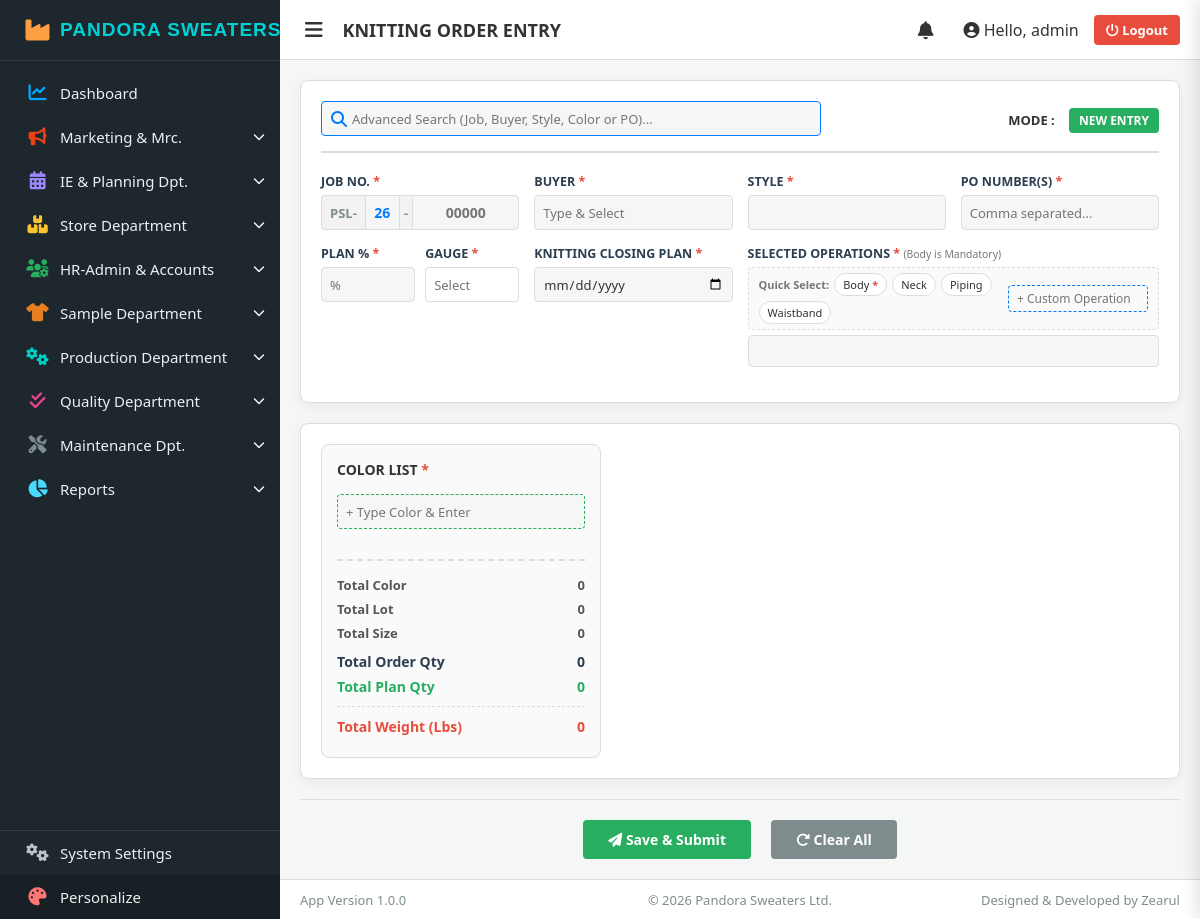
The app's page /production/knitting/order-entry/ (signed in), older data.
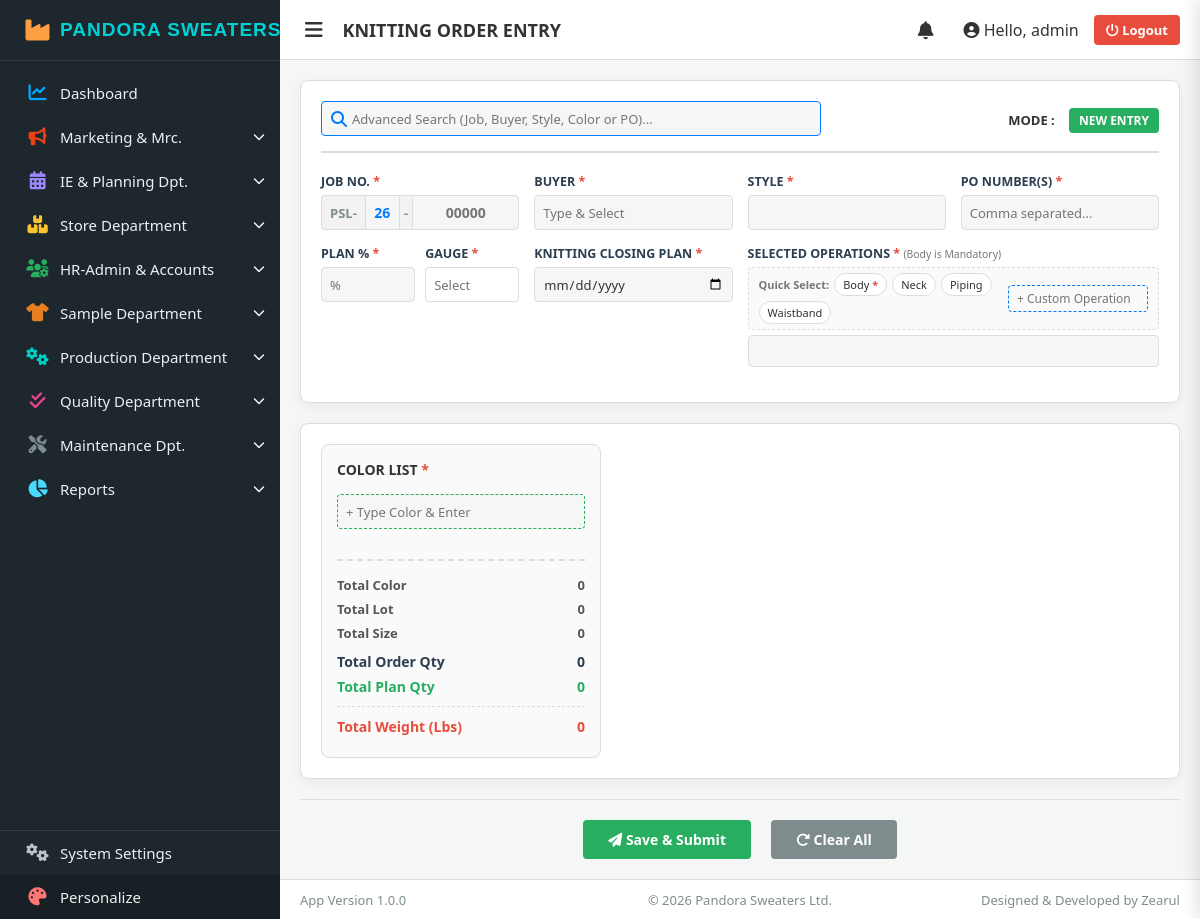
The same page, newer data.
### core/models.py (models this page shows, shortened)
class AppSetting(models.Model):
    key = models.CharField(max_length=100, unique=True)
    value = models.TextField(blank=True, null=True)
    description = models.CharField(max_length=255, blank=True, null=True)

### core/views/production/knitting_order_entry.py (the view)
# urls.py: path('production/knitting/order-entry/', knitting_order_entry_view, name='knitting_order_entry'),
@login_required(login_url='login')
def knitting_order_entry_view(request):
    size_settings = AppSetting.objects.filter(key__istartswith='Size_temp_')
    size_templates = {s.key: [sz.strip() for sz in s.value.split(',')] for s in size_settings}
    buyers = list(Buyer.objects.filter(is_active=True).values_list('buyer_name', flat=True))
    op_setting = AppSetting.objects.filter(key='quick_operations').first()
    quick_ops = [op.strip() for op in op_setting.value.split(',')] if op_setting else ['Body', 'Neck', 'Piping', 'Waistband']
    gauge_setting = AppSetting.objects.filter(key='machine_gauges').first()
    gauges = [g.strip() for g in gauge_setting.value.split(',')] if gauge_setting else ['3G', '5G', '7G', '12G', '14G']
    prefix_obj = AppSetting.objects.filter(key='job_prefix').first()
    job_prefix = prefix_obj.value.strip() if prefix_obj else 'PSL'
    current_year = datetime.date.today().strftime('%y')
    last_order = KnittingOrder.objects.filter(job_no__startswith=f"{job_prefix}-{current_year}-").order_by('-id').first()
    new_seq = int(last_order.job_no.split('-')[-1]) + 1 if last_order else 1
    new_job_sequence = f"{new_seq:05d}"
    context = {
        'size_templates_json': json.dumps(size_templates), 'buyers_json': json.dumps(buyers),
        'gauges_json': json.dumps(gauges), 'quick_ops': quick_ops,
        'job_prefix': job_prefix, 'current_year': current_year, 'new_job_sequence': new_job_sequence,
    }
    return render(request, 'knitting_order_entry.html', context)

### core/context_processors.py (called while the page is built)
def global_settings(request):
    settings = AppSetting.objects.all()
    context = {s.key: s.value for s in settings}
    defaults = {
        'factory_name': 'Smart Factory System',
        'app_version': 'Version 1.0.0',
        'copyright_text': '© 2026 Your Company',
        'developer_credit': 'Designed & Developed by Zearul'
    }
    for k, v in defaults.items():
        if k not in context:
            context[k] = v
    return context

### templates/knitting_order_entry.html (shortened to what the changed rows need)
{% extends 'base.html' %}
{% block content %}
<div id="order-master">
    <div class="entry-card">
        <div class="grid-row">
            <div class="form-group">
                <div class="job-group">
                    <span class="job-prefix" style="border-radius: 4px 0 0 4px; border-right: none;">{{ job_prefix }}-</span>
                    <input type="text" id="job_year" class="job-input fast-nav" value="{{ current_year }}" maxlength="2" style="width: 35px; flex-shrink: 0;">
                    <span class="job-prefix" style="border-left: none; border-right: none; padding: 0 4px;">-</span>
                    <input type="text" id="job_sequence" class="job-input fast-nav" placeholder="00000" maxlength="5" style="border-radius: 0 4px 4px 0;" onblur="padJobSeq(this)" autofocus>
                </div>
            </div>
        </div>
    </div>
</div>
{% endblock %}

Row changes from the older to the newer data that the page shows:
added AppSetting: value "PSL"
Text that changed along with them:
{{ job_prefix }}: "PSL" → (not shown)
